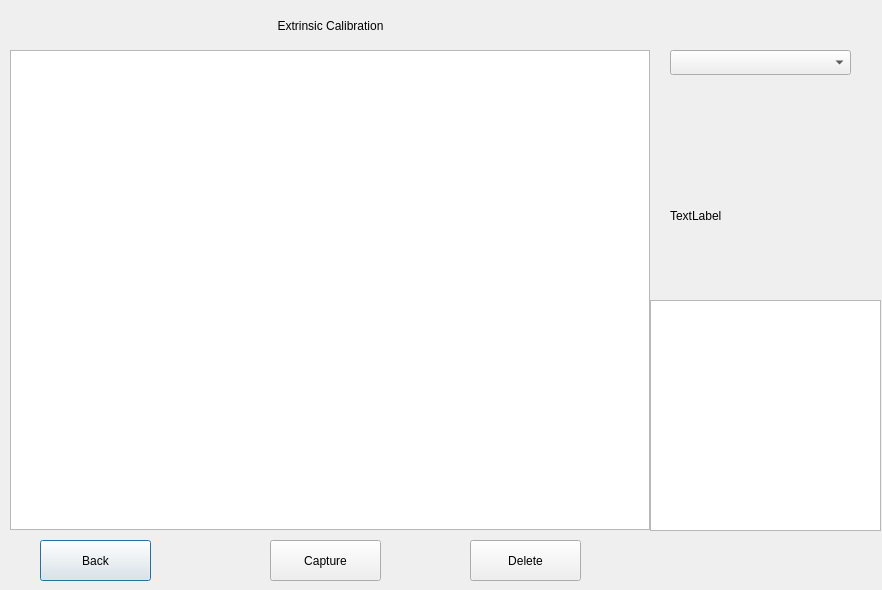
<?xml version="1.0" encoding="UTF-8"?>
<ui version="4.0">
 <class>DialogExtrinsic</class>
 <widget class="QDialog" name="DialogExtrinsic">
  <property name="geometry">
   <rect>
    <x>0</x>
    <y>0</y>
    <width>882</width>
    <height>590</height>
   </rect>
  </property>
  <property name="windowTitle">
   <string>Dialog</string>
  </property>
  <widget class="QLabel" name="statusLabel">
   <property name="geometry">
    <rect>
     <x>670</x>
     <y>180</y>
     <width>191</width>
     <height>71</height>
    </rect>
   </property>
   <property name="text">
    <string>TextLabel</string>
   </property>
  </widget>
  <widget class="QPushButton" name="BACK">
   <property name="geometry">
    <rect>
     <x>40</x>
     <y>540</y>
     <width>111</width>
     <height>41</height>
    </rect>
   </property>
   <property name="text">
    <string>Back</string>
   </property>
  </widget>
  <widget class="QPushButton" name="TOGGLE">
   <property name="geometry">
    <rect>
     <x>270</x>
     <y>540</y>
     <width>111</width>
     <height>41</height>
    </rect>
   </property>
   <property name="text">
    <string>Capture</string>
   </property>
  </widget>
  <widget class="QComboBox" name="cameraTypeCombo">
   <property name="geometry">
    <rect>
     <x>670</x>
     <y>50</y>
     <width>181</width>
     <height>25</height>
    </rect>
   </property>
  </widget>
  <widget class="QPushButton" name="DELETE">
   <property name="geometry">
    <rect>
     <x>470</x>
     <y>540</y>
     <width>111</width>
     <height>41</height>
    </rect>
   </property>
   <property name="text">
    <string>Delete</string>
   </property>
  </widget>
  <widget class="QListWidget" name="imageList">
   <property name="geometry">
    <rect>
     <x>650</x>
     <y>300</y>
     <width>231</width>
     <height>231</height>
    </rect>
   </property>
  </widget>
  <widget class="QGraphicsView" name="graphicsView">
   <property name="geometry">
    <rect>
     <x>10</x>
     <y>50</y>
     <width>640</width>
     <height>480</height>
    </rect>
   </property>
  </widget>
  <widget class="QLabel" name="BANNER">
   <property name="geometry">
    <rect>
     <x>220</x>
     <y>10</y>
     <width>221</width>
     <height>31</height>
    </rect>
   </property>
   <property name="text">
    <string>Extrinsic Calibration</string>
   </property>
   <property name="alignment">
    <set>Qt::AlignCenter</set>
   </property>
  </widget>
 </widget>
 <resources/>
 <connections/>
</ui>
